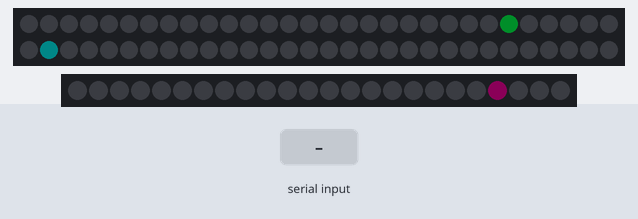
The sketch below on a simulated Arduino Uno, built with avr-gcc and run on an emulated ATmega328P. On the bench: 60 RGB LEDs in strip order, left to right, continuing on the next row, 24 RGB LEDs in strip order, left to right. The test bench sets the inputs (shaded band). Dim RGB values are drawn brighter than linear; the local clock reads 2024-03-15 10:24:30 at power-on unless the sketch sets it.

Above: at 1.2 s.
1.3 s: "st" received over the second serial link
At 2.3 s:
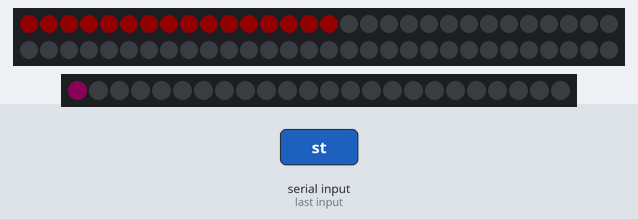
6.0 s: "sb" received over the second serial link
At 8.7 s:
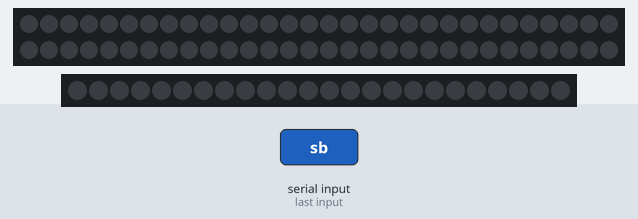
9.0 s: "sb90\n" received over the second serial link
At 11.8 s:
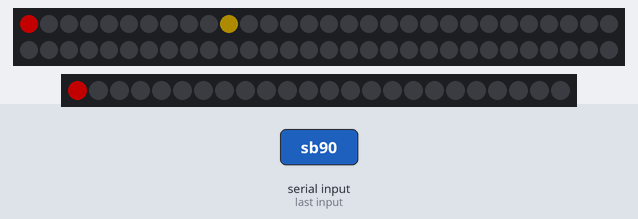
12.0 s: "st90\n" received over the second serial link
16.8 s: "sb,45\n" received over the second serial link
19.8 s: "sb90\n" received over the second serial link
At 20.9 s:
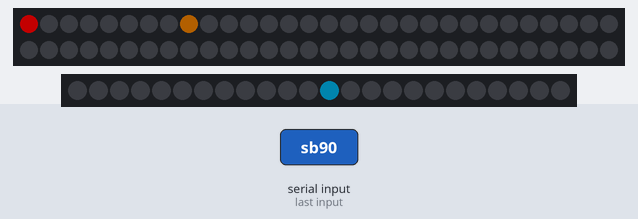

Measured:
- after the input at 1.3 s, the LEDs: first change after 0.20 s (image 1 shows a later state)
- after the input at 9.0 s, the LEDs: first change after 1.1 s (image 3 shows a later state)
- after the input at 19.8 s, the LEDs: change after 0.29 s (image 4)

The sketch:

NClock.ino
```cpp
#include <SPI.h>
#include <SparkFunDS3234RTC.h>
#include <Adafruit_NeoPixel.h>
#include <SoftwareSerial.h>
#include <NeoPixelClock.h>
#include <OSMp3.h>

// RTC
#define DS13074_CS_PIN 10 // DeadOn RTC Chip-select pin

// Bluetooth
#define HC06_RX 3
#define HC06_TX 2
SoftwareSerial hc06( HC06_TX, HC06_RX );
String cmd="";

// Serial MP3 Player
#define MP3_RX 5 //should connect to TX of the Serial MP3 Player module
#define MP3_TX 6 //connect to RX of the module
OSMp3 mp3( MP3_RX, MP3_TX);
uint8_t currentSongNumber = 1;
uint8_t currentVolume = 14;

// NeoPixels
#define OUTER_STRIP_NUMBER_OF_LED 60
#define OUTER_STRIP_DATA_PIN 8
#define INNER_STRIP_NUMBER_OF_LED 24
#define INNER_STRIP_DATA_PIN 9
Adafruit_NeoPixel inner( INNER_STRIP_NUMBER_OF_LED, INNER_STRIP_DATA_PIN, NEO_GRB + NEO_KHZ800);
Adafruit_NeoPixel outer( OUTER_STRIP_NUMBER_OF_LED, OUTER_STRIP_DATA_PIN, NEO_GRB + NEO_KHZ800);
uint8_t defaultBrightness = 18;
NeoPixelClock clock( inner, outer, defaultBrightness);

void setup() {
  rtc.begin(DS13074_CS_PIN);
  rtc.autoTime();

  hc06.begin(9600);
}

void loop() {
  static int8_t lastSecond = -1;

  rtc.update();

  if (rtc.second() != lastSecond){ // If the second has changed
    clock.update(  rtc.hour(), rtc.minute(), rtc.second());
    lastSecond = rtc.second();
  }

  if (rtc.alarm1()){
    clock.setBrightness( defaultBrightness );
    mp3.play(currentSongNumber, currentVolume);
  }

  readBlueToothCommand();

  delay(100);
}


void readBlueToothCommand(){

  //Read data from HC06
  while(hc06.available()>0){
    cmd+=(char)hc06.read();
  }

  if(cmd!=""){
  hc06.println("Command recieved : ");
  hc06.println(cmd);

  if(cmd == "gt"){
    hc06.println( "Now : " + getTime());

  }else if(cmd.startsWith("st")){
     hc06.println( "Set time: " + cmd );
     rtc.setTime(0, parseMinutes(cmd), parseHours(cmd), 1, 18, 12, 18);
     rtc.update();
     hc06.println( "Now : " + getTime());

  }else if(cmd.startsWith("sa")){
     hc06.println( "Set alarm: " + cmd );
     rtc.setAlarm1(0, parseMinutes(cmd), parseHours(cmd));
     hc06.println( "Alarm : " + String(parseHours(cmd)) + ":" + String(parseMinutes(cmd)));

  }else if(cmd.startsWith("ss")){
     hc06.println( "Set song: " + cmd );
     currentSongNumber = parseCmd(cmd);
     hc06.println( "Alarm song: " + String(parseCmd(cmd)));

  }else if(cmd.startsWith("ps")){
     hc06.println( "Play song: " + cmd );
     mp3.play(parseCmd(cmd), currentVolume);
     hc06.println( "Playing: " + String(parseCmd(cmd)));

  }else if(cmd.startsWith("sb")){
     hc06.println( "Set brihtness: " + cmd );
     clock.setBrightness( parseCmd(cmd) );
     hc06.println( "Brightness: " + String(parseCmd(cmd)));

  }else if(cmd.startsWith("sv")){
     hc06.println( "Set volume: " + cmd );
     currentVolume = parseCmd(cmd);
     hc06.println( "Volume: " + String(parseCmd(cmd)));

  }else{
     hc06.println("Commands:");
     hc06.println("gt - get time, show current time");
     hc06.println("st1206 - set time, 4 digit");
     hc06.println("sa0502 - set alarm, 4 digit");
     hc06.println("ss2 - set alarm song, 0 - songs number");
     hc06.println("ps1 - play song, play alarm song 1");
     hc06.println("sb100 - set brightness, 0 - 200");
     hc06.println("sv14 - set volume, 0 - 15");
  }

  cmd=""; //reset cmd
  }
}

// -- Helper method ------------------------
String getTime(){
  return String(rtc.hour()) + ":" + String(rtc.minute()) + ":" + String(rtc.second());
}

int parseHours(String cmd){
  return cmd.substring(2).substring(0,2).toInt();
}

int parseMinutes(String cmd){
  return cmd.substring(2).substring(2).toInt();
}

int parseCmd(String cmd){
  return cmd.substring(2).toInt();
}
```
